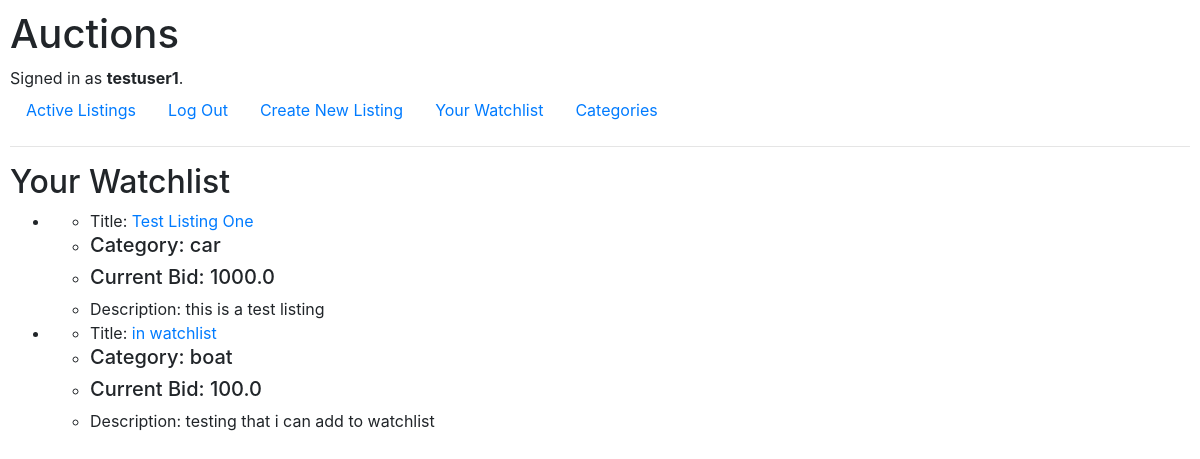
/watchlist (signed in), run on an earlier commit of the app's database.
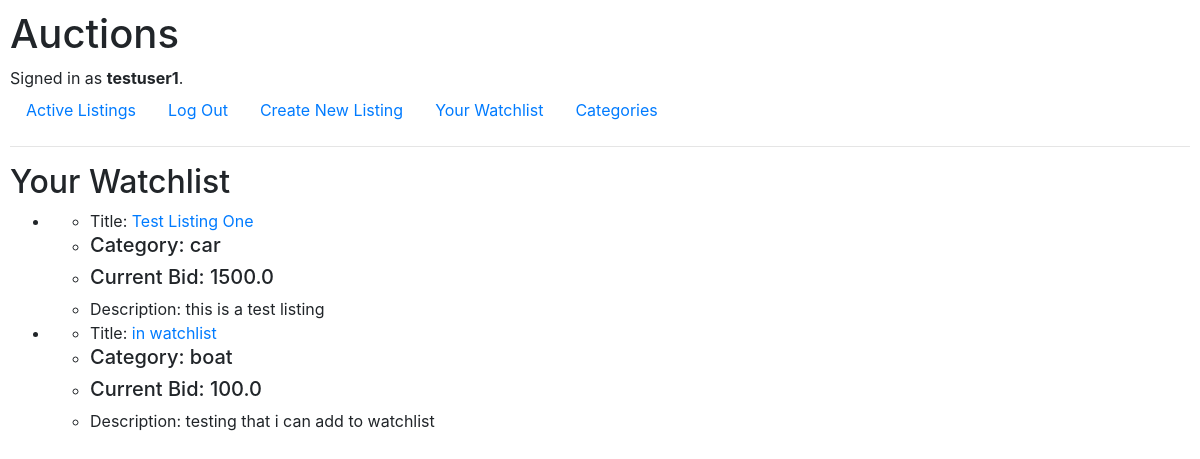
And on a later commit of the database.
### auctions/models.py (models this page shows)
class Listing(models.Model):
    title = models.CharField(max_length=100)
    description = models.TextField()
    startingBid = models.FloatField()
    category = models.CharField(max_length=100)
    image = models.URLField()
    currentBid = models.FloatField()
    highestBidder = models.ForeignKey("User", on_delete=models.DO_NOTHING, null = True, related_name="highestBidder")
    creator = models.ForeignKey("User", on_delete=models.CASCADE, null=True, related_name="creator")
    active = models.BooleanField(default=True)
    winner = models.ForeignKey("User", on_delete=models.DO_NOTHING, null=True, related_name="winner")
    comments = models.ManyToManyField(Comment, null=True)

### auctions/views.py (the view)
# urls.py: path("watchlist", views.watchlist, name="watchlist"),
def watchlist(request):
    return render(request, "auctions/watchlist.html")

### auctions/templates/auctions/watchlist.html (shortened to what this page needs)
{% extends "auctions/layout.html" %}
{% block body %}
    <h2>Your Watchlist</h2>
    <ul>
        {% for listing in user.watchlist.all %}
            <li>
                <ul>
                    <li>Title: <a href="">{{listing.title}}</a></li>
                    <li><h5>Category: {{listing.category}}</h5></li>
                    <li><h5>Current Bid: {{listing.currentBid}}</h5></li>
                    <li>Description: {{listing.description}}</li>
                </ul>
            </li>
        {% endfor %}
    </ul>
{% endblock %}

What changed in the data, as far as the page shows it:
changed Listing "car": currentBid "1000.0" → "1500.0"
